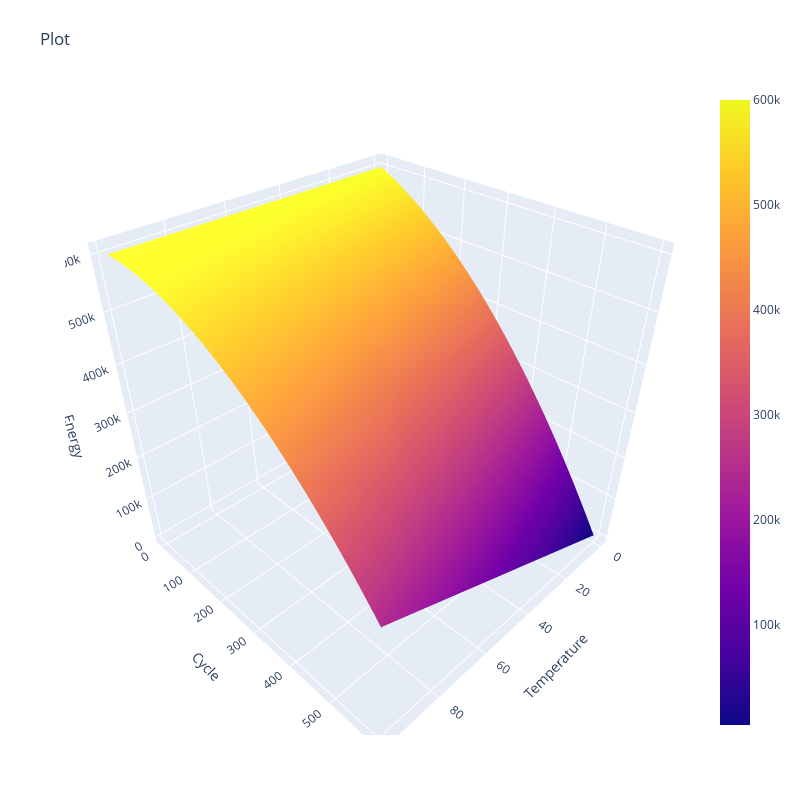

The cell this chart's notebook holds for it:
### Code cell
# Define the temperature range and the step size
temp = np.arange(0, 100, 1)

# Define the cycle range and the step size
cycle = np.arange(0, 600, 1)

# Create a mesh grid of the temperature and cycle values
T, C = np.meshgrid(temp, cycle)

# Define the energy as a function of temperature and cycle

energy = -C**2 - 4*C*(np.max(T) -T) + 600000

#Plot the results
plot(T,C,energy)

### Figure 1 — Plotly figure (JSON) as saved in the notebook; plotly's stock layout.template omitted (floating-point values rounded to 4 significant figures; data arrays with more than 128 entries replaced by an {"elided": "..."} marker saying what was removed)
{"data": [{"type": "surface", "x": {"elided": "600x100 int values"}, "y": {"elided": "600x100 int values"}, "z": {"elided": "600x100 int values"}}], "layout": {"autosize": true, "height": 800, "margin": {"b": 65, "l": 65, "r": 50, "t": 90}, "scene": {"xaxis": {"title": {"text": "Temperature"}}, "yaxis": {"title": {"text": "Cycle"}}, "zaxis": {"title": {"text": "Energy"}}}, "title": {"text": "Plot"}, "width": 800}}
